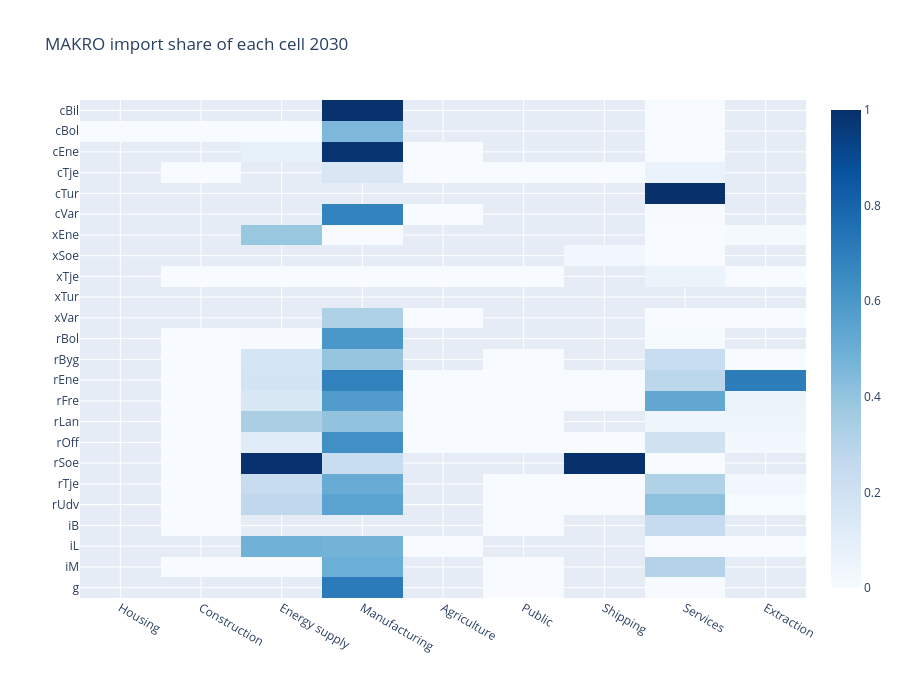

Source (notebook cell):
### Code cell
io_viz.heatmap(io_v, year, metric='import_share', title=f'MAKRO import share of each cell {year}')

### Figure 1 — Plotly figure (JSON) as saved in the notebook; plotly's stock layout.template omitted (floating-point values rounded to 4 significant figures; data arrays with more than 128 entries replaced by an {"elided": "..."} marker saying what was removed)
{"data": [{"colorscale": [[0, "rgb(247,251,255)"], [0.125, "rgb(222,235,247)"], [0.25, "rgb(198,219,239)"], [0.375, "rgb(158,202,225)"], [0.5, "rgb(107,174,214)"], [0.625, "rgb(66,146,198)"], [0.75, "rgb(33,113,181)"], [0.875, "rgb(8,81,156)"], [1, "rgb(8,48,107)"]], "customdata": {"elided": "24x9 str values"}, "hovertemplate": "%{customdata} ← %{x}: %{z:,.3f}<extra></extra>", "type": "heatmap", "x": ["Housing", "Construction", "Energy supply", "Manufacturing", "Agriculture", "Public", "Shipping", "Services", "Extraction"], "y": ["cBil", "cBol", "cEne", "cTje", "cTur", "cVar", "xEne", "xSoe", "xTje", "xTur", "xVar", "rBol", "rByg", "rEne", "rFre", "rLan", "rOff", "rSoe", "rTje", "rUdv", "iB", "iL", "iM", "g"], "z": {"elided": "24x9 float values"}}], "layout": {"height": 678, "title": {"text": "MAKRO import share of each cell 2030"}, "yaxis": {"autorange": "reversed"}}}
